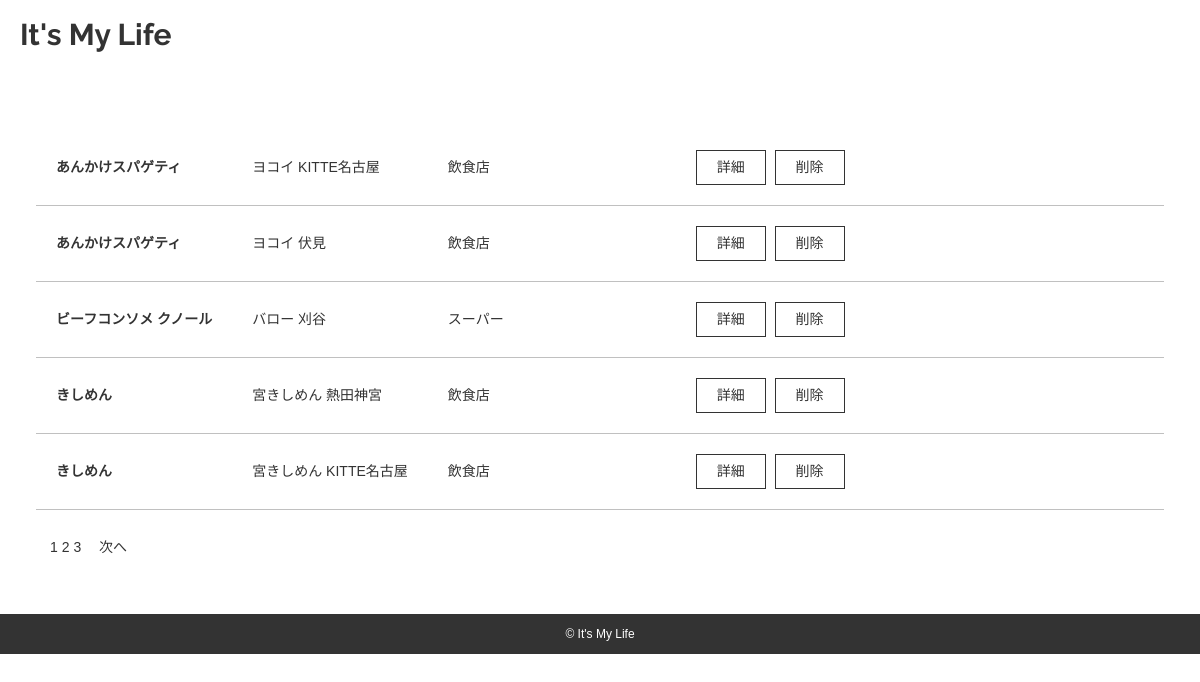
/foods/list/, run on the app's committed database.
### foods/models.py (models this page shows, shortened)
class Food(models.Model):
    title = models.CharField(max_length=100)
    desc = models.TextField(null=True, blank=True)
    category = models.ForeignKey(Category, on_delete=models.SET_NULL, null=True)
    shop = models.ManyToManyField(Shop)
    created_at = models.DateTimeField(auto_now_add=True)
    updated_at = models.DateTimeField(auto_now=True)

class Shop(models.Model):
    name = models.CharField(max_length=100, null=True)
    def __str__(self):
        return self.name

class Category(models.Model):
    name = models.CharField(max_length=30, null=True)
    def __str__(self):
        return self.name

### foods/views.py (the view)
# urls.py: path('list/', List.as_view(), name='list'),
class List(ListView):
    template_name = 'list.html'
    model = Food
    paginate_by = 5
    def get_queryset(self):
        return Food.objects.order_by('-created_at')

### templates/list.html (shortened to what this page needs)
{% extends 'base.html' %}
{% load static %}
{% block content %}
    <article id="list" class="container">
        <table>
            {% for object in object_list %}
                <tr>
                    <th>{{ object.title }}</th>
                    <td>
                        <ul>
                            {% for item in object.shop.all %}
                                <li>{{ item }}</li>
                            {% endfor %}
                        </ul>
                    </td>
                    <td>{{ object.category }}</td>
                    <td>
                        <a class="detail" href="{% url 'food' object.pk %}">詳細</a>
                        <a class="detail" href="{% url 'delete' object.pk %}">削除</a>
                    </td>
                </tr>
            {% endfor %}
        </table>
        {% include 'paginate.html' %}
    </article>
{% endblock content %}

### static/css/styles.css (style rules this page uses)
html, body, div, span, object, iframe, h1, h2, h3, h4, h5, h6, p, blockquote, pre, abbr, address, cite, code, del, dfn, em, img, ins, kbd, q, samp, small, strong, sub, sup, var, b, i, dl, dt, dd, ol, ul, li, fieldset, form, label, legend, table, caption, tbody, tfoot, thead, tr, th, td, article, aside, canvas, details, figcaption, figure, footer, header, hgroup, menu, nav, section, summary, time, mark, audio, video { margin: 0; padding: 0; border: 0; outline: 0; font-size: 100%; vertical-align: baseline; background: transparent; }
body { line-height: 1; }
article, aside, details, figcaption, figure, footer, header, hgroup, menu, nav, section { display: block; }
ul { list-style: none; }
a { margin: 0; padding: 0; font-size: 100%; vertical-align: baseline; background: transparent; }
table { border-collapse: collapse; border-spacing: 0; }
body { color: #333; font-family: "游ゴシック", YuGothic, "Hiragino Kaku Gothic ProN", "ヒラギノ角ゴ ProN W3", Meiryo, メイリオ, sans-serif; font-size: 14px; word-wrap: break-word; -webkit-font-smoothing: subpixel-antialiased; -webkit-text-size-adjust: 100%; -ms-overflow-style: none; scrollbar-width: none; }
a { color: #333; text-decoration: none; }
.container { width: 94vw; margin: 0 auto; padding: 60px 0 60px; }
#list table { line-height: 1.5; width: 100%; }
#list table tr { border-bottom: 1px solid silver; }
#list table tr th { text-align: left; vertical-align: middle; padding: 20px; white-space: nowrap; width: 1em; }
#list table tr td { padding: 20px; vertical-align: middle; }
#list table tr td:first-of-type { width: 1em; white-space: nowrap; }
#list table tr td .detail { display: inline-block; padding: 6px 20px 6px; border: 1px solid #333; margin: 0 0 0 5px; }
#list table tr td .detail:first-of-type { margin: 0; }

### data on the page
Food: title "あんかけスパゲティ", category "飲食店"
Shop: name "ヨコイ KITTE名古屋"
Food: title "あんかけスパゲティ", category "飲食店"
Shop: name "ヨコイ 伏見"
Food: title "ビーフコンソメ クノール", category "スーパー"
Shop: name "バロー 刈谷"
Food: title "きしめん", category "飲食店"
Shop: name "宮きしめん 熱田神宮"
Food: title "きしめん", category "飲食店"
Shop: name "宮きしめん KITTE名古屋"

### other printed values
{{ num }} "1"
{{ num }} "2" "3"
